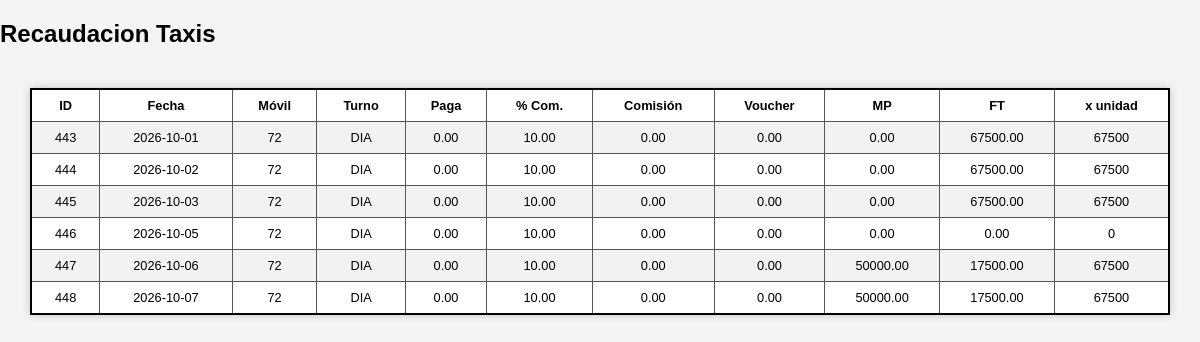
/php/lista_reca.php, run on the app's committed database.
### tables this page shows
CREATE TABLE `recauda` (
  `id` int(10) NOT NULL AUTO_INCREMENT,
  `fecha` date NOT NULL,
  `chofer_id` int(11) NOT NULL,
  `vehiculo_id` int(11) DEFAULT NULL,
  `movil` int(11) NOT NULL,
  `turno` varchar(6) NOT NULL,
  `abono_diario` decimal(10,2) NOT NULL DEFAULT 0.00,
  `paga` decimal(10,2) NOT NULL DEFAULT 0.00,
  `porcent` decimal(5,2) NOT NULL DEFAULT 0.00,
  `comision` decimal(10,2) NOT NULL DEFAULT 0.00,
  `voucher` decimal(10,2) NOT NULL DEFAULT 0.00,
  `mp` decimal(10,2) NOT NULL DEFAULT 0.00,
  `ft` decimal(10,2) NOT NULL DEFAULT 0.00,
  `total` decimal(10,2) NOT NULL DEFAULT 0.00,
  `debe` decimal(10,2) NOT NULL DEFAULT 0.00,
  `observaciones` varchar(255) DEFAULT '',
  PRIMARY KEY (`id`),
  UNIQUE KEY `fecha_chofer` (`fecha`,`chofer_id`),
  KEY `idx_chofer` (`chofer_id`),
  KEY `idx_fecha` (`fecha`),
  KEY `idx_movil` (`movil`)
);

### php/lista_reca.php (the view, shortened to what this page needs)
<?php
$con = conexion();
$con->set_charset("utf8mb4");
$sql = "SELECT * FROM recauda ORDER BY fecha ASC";
$sql_l = $con->query($sql);
if ($sql_l->num_rows > 0) {
?>
    <!DOCTYPE html>
    <html lang="en">
    <head>
        <link rel="stylesheet" href="../css/listado.css">
    </head>
    <body>
        <h2>Recaudacion Taxis</h2>
        <div class="table-container">
            <table border="1" cellpadding="8" cellspacing="0">
                <tr>
                    <th>ID</th>
                    <th>Fecha</th>
                    <th>Móvil</th>
                    <th>Turno</th>
                    <th>Paga</th>
                    <th>% Com.</th>
                    <th>Comisión</th>
                    <th>Voucher</th>
                    <th>MP</th>
                    <th>FT</th>
                    <th>x unidad</th>
                </tr>
                <?php
                while ($row = $sql_l->fetch_assoc()) {
                ?>
                    <tr>
                        <?php
                        $id = $row['id'];
                        $fecha = $row['fecha'];
                        $movil = $row['movil'];
                        $turno = $row['turno'];
                        $paga = $row['paga'];
                        $porcent = $row['porcent'];
                        $comision = $row['comision'];
                        $voucher = $row['voucher'];
                        $mp = $row['mp'];
                        $ft = $row['ft'];
                        ?>
                        <td><?php echo $id ?></td>
                        <td><?php echo $fecha ?></td>
                        <td><?php echo $movil ?></td>
                        <td><?php echo $turno ?></td>
                        <td><?php echo $paga ?></td>
                        <td><?php echo $porcent ?></td>
                        <td><?php echo $comision ?></td>
                        <td><?php echo $voucher ?></td>
                        <td><?php echo $mp ?></td>
                        <td><?php echo $ft ?></td>
                        <?php
                        $dia = $comision + $mp + $ft + $comision;
                        ?>
                        <td><?php echo $dia ?></td>
                    </tr>
                <?php
                }
                ?>
            </table>
        </div>
    <?php
} else {
    echo 'No hay registros para mostrar.';
}
    ?>
    </body>
    </html>

### css/listado.css (style rules this page uses)
body { font-family: Arial, sans-serif; background-color: #f4f4f4; margin: 0; padding: 0; }
.table-container { display: flex; justify-content: center; align-items: center; margin-top: 40px; }
table { width: 95%; border-collapse: collapse; background: white; text-align: center; border: 2px solid #000; box-shadow: 0 0 8px rgba(0, 0, 0, 0.2); font-size: 0.8em; }
th, td { border: 1px solid #555; padding: 8px 12px; }
tr:nth-child(even) { background-color: #f2f2f2; }

### php/lista_reca.php (style rules this page uses)
.table-container { display: flex; justify-content: center; align-items: center; }
table { width: 95%; border-collapse: collapse; text-align: center; background: white; border: 2px solid #000; box-shadow: 0 0 8px rgba(0, 0, 0, 0.2); }

### data on the page
recauda: id "443", fecha "2026-10-01", movil "72", turno "DIA", paga "0.00", porcent "10.00", comision "0.00", voucher "0.00", mp "0.00", ft "67500.00", dia "67500"
recauda: id "444", fecha "2026-10-02", movil "72", turno "DIA", paga "0.00", porcent "10.00", comision "0.00", voucher "0.00", mp "0.00", ft "67500.00", dia "67500"
recauda: id "445", fecha "2026-10-03", movil "72", turno "DIA", paga "0.00", porcent "10.00", comision "0.00", voucher "0.00", mp "0.00", ft "67500.00", dia "67500"
recauda: id "446", fecha "2026-10-05", movil "72", turno "DIA", paga "0.00", porcent "10.00", comision "0.00", voucher "0.00", mp "0.00", ft "0.00", dia "0"
recauda: id "447", fecha "2026-10-06", movil "72", turno "DIA", paga "0.00", porcent "10.00", comision "0.00", voucher "0.00", mp "50000.00", ft "17500.00", dia "67500"
recauda: id "448", fecha "2026-10-07", movil "72", turno "DIA", paga "0.00", porcent "10.00", comision "0.00", voucher "0.00", mp "50000.00", ft "17500.00", dia "67500"
